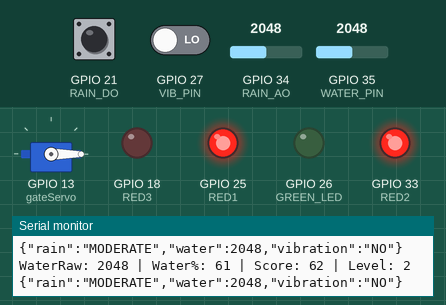
Simulated run of this program. Board: ESP32. Shown: servo, output pins drawn as LEDs (lit = HIGH), the last lines printed to the serial monitor. The test bench sets the inputs (shaded band); at power-on: GPIO 34 (RAIN_AO) = 2048, GPIO 35 (WATER_PIN) = 2048, GPIO 21 (RAIN_DO) HIGH, GPIO 27 (VIB_PIN) LOW.

Above: at 1.9 s.
2.0 s: GPIO 34 (RAIN_AO) set to 1852
3.5 s: GPIO 34 (RAIN_AO) set to 1725
At 4.4 s:
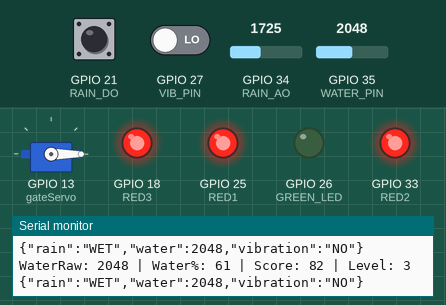
5.3 s: GPIO 35 (WATER_PIN) set to 1788
6.8 s: GPIO 35 (WATER_PIN) set to 1705
At 7.5 s:
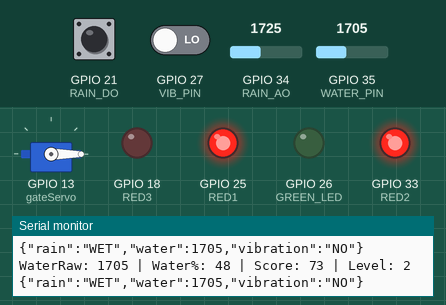
8.4 s: GPIO 34 (RAIN_AO) set to 2947
9.9 s: GPIO 34 (RAIN_AO) set to 3073
At 10.6 s:
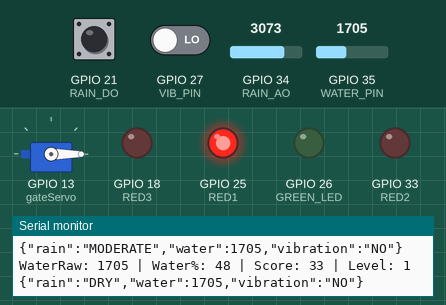
Timing chart, 0 to 12.5 s (numbered marks = the images above; inputs shaded):
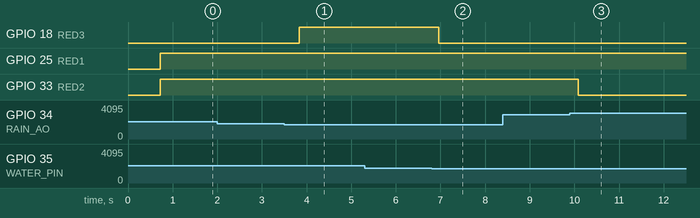

Measured:
- the behaviour switches between 1800 and 1799 on GPIO 34 (RAIN_AO) (found by bisection; images 0 and 1)
- the behaviour switches between 1750 and 1749 on GPIO 35 (WATER_PIN) (found by bisection; images 1 and 2)
- the behaviour switches between 2999 and 3000 on GPIO 34 (RAIN_AO) (found by bisection; images 2 and 3)
- after the input at 3.5 s, GPIO 18 (RED3): LOW → HIGH after 0.34 s
- after the input at 6.8 s, GPIO 18 (RED3): HIGH → LOW after 0.16 s
- after the input at 9.9 s, GPIO 33 (RED2): HIGH → LOW after 0.18 s

The program:

main.cpp
```cpp
/*
 * Self-Healing Smart Infrastructure System
 * ESP32 Firmware — Raw Sensor Output Only
 * All risk logic lives in backend.py
 */

#include <Arduino.h>
#include <ESP32Servo.h>


Servo gateServo;
String command = "";
int currentLevel = -1;
// ===== PIN DEFINITIONS =====
#define RAIN_AO    34   // Rain sensor analog (intensity)
#define RAIN_DO    21   // Rain sensor digital (wet/dry threshold)
#define WATER_PIN  35   // Water level sensor analog
#define VIB_PIN    27   // Vibration sensor digital


#define GREEN_LED 26
#define RED1 25
#define RED2 33
#define RED3 18
#define SERVO_PIN  13   // Valve actuator

// ===== CALIBRATION =====
#define RAIN_WET_THRESHOLD  1800   // ADC below this = WET
#define RAIN_MOD_THRESHOLD  3000   // ADC below this = MODERATE
#define WATER_ADC_SAMPLES   8      // Averaging samples for stability

void driveActuators(int riskLevel) {
  // riskLevel 0-3 sent back from backend via serial (optional feature)
  digitalWrite(GREEN_LED, LOW);
  digitalWrite(RED1, LOW);
  digitalWrite(RED2, LOW);
  digitalWrite(RED3, LOW);

  switch (riskLevel) {
    case 0:
      digitalWrite(GREEN_LED, HIGH);
      break;
    case 1:
      digitalWrite(RED1, HIGH);
      break;
    case 2:
      digitalWrite(RED1, HIGH);
      digitalWrite(RED2, HIGH);
      break;
    case 3:
      digitalWrite(RED1, HIGH);
      digitalWrite(RED2, HIGH);
      digitalWrite(RED3, HIGH);
      break;
  }
}

void setup() {
  Serial.begin(115200);
  delay(500);
  gateServo.attach(13);  // same as your SERVO_PIN
  gateServo.write(0);    // start OPEN
  pinMode(RAIN_DO, INPUT);
  pinMode(VIB_PIN, INPUT);
  pinMode(GREEN_LED, OUTPUT);
  pinMode(RED1, OUTPUT);
  pinMode(RED2, OUTPUT);
  pinMode(RED3, OUTPUT);

  // All LEDs off initially
  digitalWrite(GREEN_LED, LOW);
  digitalWrite(RED1, LOW);
  digitalWrite(RED2, LOW);
  digitalWrite(RED3, LOW);

  delay(200);
  Serial.println("{\"status\":\"BOOT_OK\"}");
}

void controlGate(int lvl) {
  if (lvl == currentLevel) return; // prevent jitter

  currentLevel = lvl;

  int angle;

  switch (lvl) {
    case 0:
    case 1:
      angle = 0;   // OPEN
      break;
    case 2:
      angle = 45;  // PARTIAL
      break;
    case 3:
      angle = 90;  // CLOSED
      break;
    default:
      angle = 0;
  }

  gateServo.write(angle);
}
void readCommand() {
  while (Serial.available()) {
    char c = Serial.read();

    if (c == '\n') {
      if (command.startsWith("ACT:")) {
        int lvl = command.substring(4).toInt();
        controlGate(lvl);
      }
      command = "";
    } else {
      command += c;
    }
  }
}
void loop() {

  readCommand();

  // ===== READ RAIN =====
  int rainRaw = analogRead(RAIN_AO);
  int rainDO  = digitalRead(RAIN_DO);

  String rainStatus;
  if (rainDO == LOW || rainRaw < RAIN_WET_THRESHOLD) {
    rainStatus = "WET";
  } else if (rainRaw < RAIN_MOD_THRESHOLD) {
    rainStatus = "MODERATE";
  } else {
    rainStatus = "DRY";
  }

  // ===== WATER =====
  long waterSum = 0;
  for (int i = 0; i < WATER_ADC_SAMPLES; i++) {
    waterSum += analogRead(WATER_PIN);
    delay(2);
  }
  int waterRaw = waterSum / WATER_ADC_SAMPLES;

  // ===== VIBRATION =====
  String vibStatus = digitalRead(VIB_PIN) ? "YES" : "NO";

  // ===== RISK CALCULATION (0–100) =====
  int riskScore = 0;

  // Rain impact
  if (rainStatus == "WET") {
    riskScore += 40;
  } else if (rainStatus == "MODERATE") {
    riskScore += 20;
  }

  // Water impact (dominant factor)
  int waterPercent = map(waterRaw, 500, 3000, 0, 100);
  waterPercent = constrain(waterPercent, 0, 100);
  riskScore += waterPercent * 7 / 10;

  // Vibration impact
  if (vibStatus == "YES") {
    riskScore += 30;
  }

  // Clamp
  if (riskScore > 100) riskScore = 100;

  // ===== CONVERT TO LEVEL =====
  int fallbackLevel;

  if (riskScore < 25) fallbackLevel = 0;
  else if (riskScore < 50) fallbackLevel = 1;
  else if (riskScore < 75) fallbackLevel = 2;
  else fallbackLevel = 3;

  // ===== FINAL DECISION =====
  // Backend only overrides if HIGH risk
  int riskLevel;

  if (currentLevel >= 2) {
    riskLevel = currentLevel;
  } else {
    riskLevel = fallbackLevel;
  }

  // ===== DEBUG =====
  Serial.print("WaterRaw: "); Serial.print(waterRaw);
  Serial.print(" | Water%: "); Serial.print(waterPercent);
  Serial.print(" | Score: "); Serial.print(riskScore);
  Serial.print(" | Level: "); Serial.println(riskLevel);

  // ===== ACTUATION =====
  driveActuators(riskLevel);

  // ===== SEND JSON =====
  Serial.print("{\"rain\":\"");
  Serial.print(rainStatus);
  Serial.print("\",\"water\":");
  Serial.print(waterRaw);
  Serial.print(",\"vibration\":\"");
  Serial.print(vibStatus);
  Serial.println("\"}");

  delay(500);
}
```
